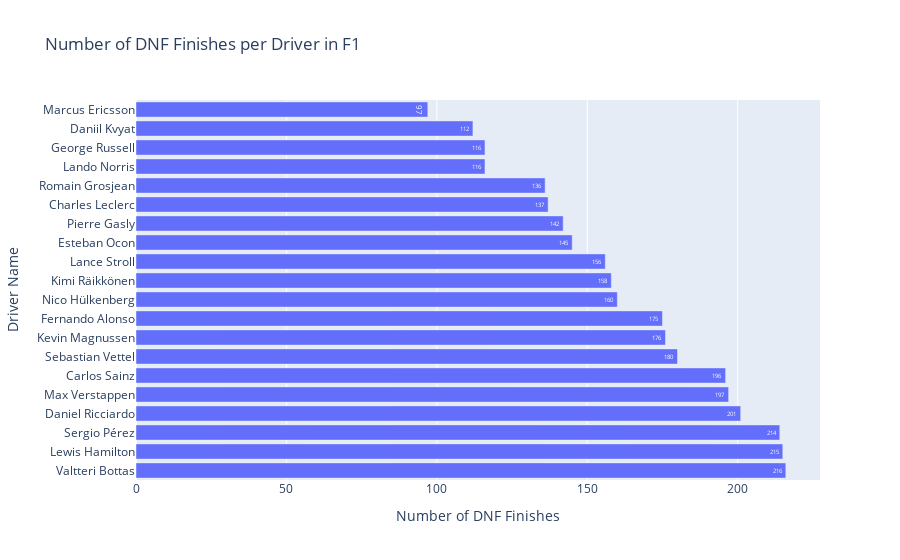

The notebook cell this image was saved under:
### Markdown cell above
Lewis Hamilton has had the most DNF's in the last 10 years at 215. Sergio Perez comes in at a close second with 136 while at Aston Martin and 78 with Red Bull, a total of 214.

### Code cell
import plotly.express as px

# Creating a horizontal bar chart
fig = px.bar(
    result_dnf_2.head(20),  # Assuming 'dnf_data' is your DataFrame
    x='total_dnf_count', 
    y='driver_name',
    orientation='h',  # Horizontal bars
    title='Number of DNF Finishes per Driver in F1',
    labels={'total_dnf_count': 'Number of DNF Finishes', 'driver_name': 'Driver Name'},
    text='total_dnf_count'
)
fig.update_layout(
    height=600  
)
# Display the plot
fig.show()

### Figure 1 — Plotly figure (JSON) as saved in the notebook; plotly's stock layout.template omitted (floating-point values rounded to 4 significant figures)
{"data": [{"alignmentgroup": "True", "hovertemplate": "Number of DNF Finishes=%{text}<br>Driver Name=%{y}<extra></extra>", "legendgroup": "", "marker": {"color": "#636efa", "pattern": {"shape": ""}}, "name": "", "offsetgroup": "", "orientation": "h", "showlegend": false, "text": [216, 215, 214, 201, 197, 196, 180, 176, 175, 160, 158, 156, 145, 142, 137, 136, 116, 116, 112, 97], "textposition": "auto", "type": "bar", "x": [216, 215, 214, 201, 197, 196, 180, 176, 175, 160, 158, 156, 145, 142, 137, 136, 116, 116, 112, 97], "xaxis": "x", "y": ["Valtteri Bottas", "Lewis Hamilton", "Sergio Pérez", "Daniel Ricciardo", "Max Verstappen", "Carlos Sainz", "Sebastian Vettel", "Kevin Magnussen", "Fernando Alonso", "Nico Hülkenberg", "Kimi Räikkönen", "Lance Stroll", "Esteban Ocon", "Pierre Gasly", "Charles Leclerc", "Romain Grosjean", "Lando Norris", "George Russell", "Daniil Kvyat", "Marcus Ericsson"], "yaxis": "y"}], "layout": {"autosize": true, "barmode": "relative", "legend": {"tracegroupgap": 0}, "title": {"text": "Number of DNF Finishes per Driver in F1"}, "xaxis": {"anchor": "y", "autorange": true, "domain": [0, 1], "range": [0, 227.4], "title": {"text": "Number of DNF Finishes"}, "type": "linear"}, "yaxis": {"anchor": "x", "autorange": true, "domain": [0, 1], "range": [-0.5, 19.5], "title": {"text": "Driver Name"}, "type": "category"}}}
